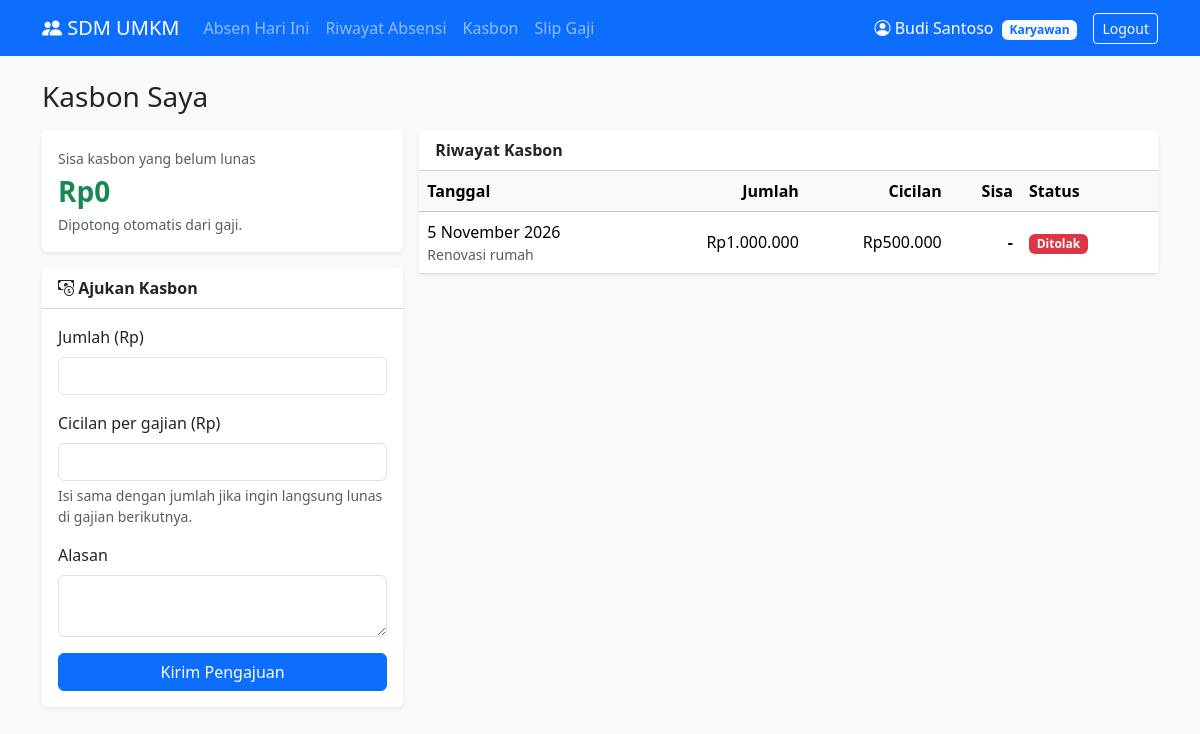
Page /karyawan/kasbon.php (signed in) on the committed database.
### tables this page shows
CREATE TABLE kasbon (
    id_kasbon         INT AUTO_INCREMENT PRIMARY KEY,
    id_karyawan       INT NOT NULL,
    tanggal_pengajuan DATE NOT NULL,
    jumlah            DECIMAL(12,2) NOT NULL,
    cicilan           DECIMAL(12,2) NOT NULL,       
    sisa              DECIMAL(12,2) NOT NULL,       
    alasan            TEXT,
    status            ENUM('menunggu', 'disetujui', 'ditolak', 'lunas') NOT NULL DEFAULT 'menunggu',
    FOREIGN KEY (id_karyawan) REFERENCES karyawan(id_karyawan) ON DELETE CASCADE
);

### includes/functions.php (called while the page is built, shortened)
<?php
function e($teks)
{
    return htmlspecialchars($teks ?? '', ENT_QUOTES, 'UTF-8');
}
function rupiah($angka)
{
    return "Rp" . number_format($angka, 0, ',', '.');
}
function tanggal_indo($tanggal, $pakai_hari = true)
{
    $hari  = ['Minggu', 'Senin', 'Selasa', 'Rabu', 'Kamis', 'Jumat', 'Sabtu'];
    $bulan = [1 => 'Januari', 'Februari', 'Maret', 'April', 'Mei', 'Juni', 'Juli',
              'Agustus', 'September', 'Oktober', 'November', 'Desember'];
    $t = strtotime($tanggal);
    $hasil = date('j', $t) . ' ' . $bulan[(int) date('n', $t)] . ' ' . date('Y', $t);
    return $pakai_hari ? $hari[(int) date('w', $t)] . ', ' . $hasil : $hasil;
}

### karyawan/kasbon.php (the view, shortened to what this page needs)
<?php
require_once __DIR__ . '/../config/koneksi.php';
$id_karyawan = $_SESSION['id_karyawan'];
$form = ['jumlah' => '', 'cicilan' => '', 'alasan' => ''];
$stmt = mysqli_prepare($conn, "SELECT * FROM kasbon WHERE id_karyawan = ? ORDER BY tanggal_pengajuan DESC, id_kasbon DESC");
mysqli_stmt_bind_param($stmt, "i", $id_karyawan);
mysqli_stmt_execute($stmt);
$result = mysqli_stmt_get_result($stmt);
$riwayat = [];
$sisa_aktif = 0;
while ($k = mysqli_fetch_assoc($result)) {
    $riwayat[] = $k;
}
$warna = ['menunggu' => 'warning', 'disetujui' => 'primary', 'ditolak' => 'danger', 'lunas' => 'success'];
include __DIR__ . '/../includes/header.php';
?>
<h3 class="mb-3">Kasbon Saya</h3>
<div class="row g-3">
    <div class="col-lg-4">
        <div class="card shadow-sm border-0 mb-3">
            <div class="card-body">
                <small class="text-muted">Sisa kasbon yang belum lunas</small>
                <div class="fs-3 fw-bold <?= $sisa_aktif > 0 ? 'text-danger' : 'text-success' ?>"><?= rupiah($sisa_aktif) ?></div>
                <small class="text-muted">Dipotong otomatis dari gaji.</small>
            </div>
        </div>
        <div class="card shadow-sm border-0">
            <div class="card-header bg-white"><b><i class="bi bi-cash-coin"></i> Ajukan Kasbon</b></div>
            <div class="card-body">
                <form method="POST">
                    <div class="mb-3">
                        <label class="form-label">Jumlah (Rp)</label>
                        <input type="number" name="jumlah" class="form-control" value="<?= e($form['jumlah']) ?>"
                               min="10000" max="10000000" step="1000" required>
                    </div>
                    <div class="mb-3">
                        <label class="form-label">Cicilan per gajian (Rp)</label>
                        <input type="number" name="cicilan" class="form-control" value="<?= e($form['cicilan']) ?>"
                               min="1000" step="1000" required>
                        <div class="form-text">Isi sama dengan jumlah jika ingin langsung lunas di gajian berikutnya.</div>
                    </div>
                    <div class="mb-3">
                        <label class="form-label">Alasan</label>
                        <textarea name="alasan" class="form-control" rows="2" maxlength="255" required><?= e($form['alasan']) ?></textarea>
                    </div>
                    <button class="btn btn-primary w-100">Kirim Pengajuan</button>
                </form>
            </div>
        </div>
    </div>
    <div class="col-lg-8">
        <div class="card shadow-sm border-0">
            <div class="card-header bg-white"><b>Riwayat Kasbon</b></div>
            <div class="table-responsive">
                <table class="table align-middle mb-0">
                    <thead class="table-light">
                        <tr><th>Tanggal</th><th class="text-end">Jumlah</th><th class="text-end">Cicilan</th>
                            <th class="text-end">Sisa</th><th>Status</th><th></th></tr>
                    </thead>
                    <tbody>
                    <?php foreach ($riwayat as $k): ?>
                        <tr>
                            <td><?= tanggal_indo($k['tanggal_pengajuan'], false) ?>
                                <div class="small text-muted"><?= e($k['alasan']) ?></div></td>
                            <td class="text-end"><?= rupiah($k['jumlah']) ?></td>
                            <td class="text-end"><?= rupiah($k['cicilan']) ?></td>
                            <td class="text-end fw-semibold"><?= $k['status'] == 'disetujui' ? rupiah($k['sisa']) : '-' ?></td>
                            <td><span class="badge bg-<?= $warna[$k['status']] ?>"><?= ucfirst($k['status']) ?></span></td>
                            <td>
                            </td>
                        </tr>
                    <?php endforeach; ?>
                    </tbody>
                </table>
            </div>
        </div>
    </div>
</div>
<?php include __DIR__ . '/../includes/footer.php'; ?>

### rows in the picture
kasbon: tanggal_pengajuan "5 November 2026", alasan "Renovasi rumah", jumlah "Rp1.000.000", cicilan "Rp500.000", status "Ditolak"

### other values in the picture
$_SESSION['nama'] "Budi Santoso"
$role "Karyawan"
rupiah($sisa_aktif) "Rp0"
